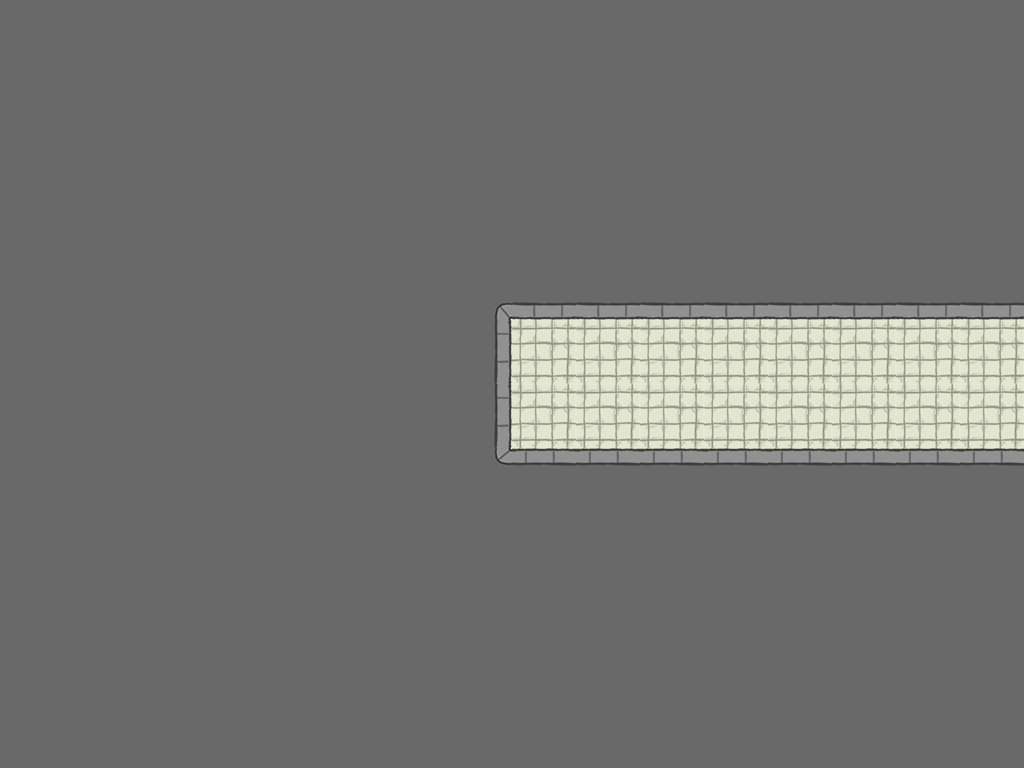

Tiled map render using the project's own tile images. Description and the whole map definition, tile-layer contents included, below:
An orthogonal 16x12 tile map with 64x64 px tiles, 1 tile layer (Tiles) and 4 objects (3x Ambient, Door).

<map version="1.0" orientation="orthogonal" width="16" height="12" tilewidth="64" tileheight="64">
 <tileset firstgid="1" name="tileset" tilewidth="64" tileheight="64">
  <image source="../TileSets/tileset.png" width="384" height="192" />
  <tile id="0">
   <properties>
    <property name="walkCost" value="100" />
   </properties>
  </tile>
  <tile id="1">
   <properties>
    <property name="walkCost" value="100" />
   </properties>
  </tile>
  <tile id="6">
   <properties>
    <property name="walkCost" value="100" />
   </properties>
  </tile>
 </tileset>
 <layer name="Tiles" width="16" height="12">
  <data>
   <tile gid="8" />
   <tile gid="8" />
   <tile gid="8" />
   <tile gid="8" />
   <tile gid="8" />
   <tile gid="8" />
   <tile gid="8" />
   <tile gid="8" />
   <tile gid="8" />
   <tile gid="8" />
   <tile gid="8" />
   <tile gid="8" />
   <tile gid="8" />
   <tile gid="8" />
   <tile gid="8" />
   <tile gid="8" />
   <tile gid="8" />
   <tile gid="8" />
   <tile gid="8" />
   <tile gid="8" />
   <tile gid="8" />
   <tile gid="8" />
   <tile gid="8" />
   <tile gid="8" />
   <tile gid="8" />
   <tile gid="8" />
   <tile gid="8" />
   <tile gid="8" />
   <tile gid="8" />
   <tile gid="8" />
   <tile gid="8" />
   <tile gid="8" />
   <tile gid="8" />
   <tile gid="8" />
   <tile gid="8" />
   <tile gid="8" />
   <tile gid="8" />
   <tile gid="8" />
   <tile gid="8" />
   <tile gid="8" />
   <tile gid="8" />
   <tile gid="8" />
   <tile gid="8" />
   <tile gid="8" />
   <tile gid="8" />
   <tile gid="8" />
   <tile gid="8" />
   <tile gid="8" />
   <tile gid="8" />
   <tile gid="8" />
   <tile gid="8" />
   <tile gid="8" />
   <tile gid="8" />
   <tile gid="8" />
   <tile gid="8" />
   <tile gid="8" />
   <tile gid="8" />
   <tile gid="8" />
   <tile gid="8" />
   <tile gid="8" />
   <tile gid="8" />
   <tile gid="8" />
   <tile gid="8" />
   <tile gid="8" />
   <tile gid="8" />
   <tile gid="8" />
   <tile gid="8" />
   <tile gid="8" />
   <tile gid="8" />
   <tile gid="8" />
   <tile gid="8" />
   <tile gid="17" />
   <tile gid="4" />
   <tile gid="4" />
   <tile gid="4" />
   <tile gid="4" />
   <tile gid="4" />
   <tile gid="4" />
   <tile gid="4" />
   <tile gid="4" />
   <tile gid="8" />
   <tile gid="8" />
   <tile gid="8" />
   <tile gid="8" />
   <tile gid="8" />
   <tile gid="8" />
   <tile gid="8" />
   <tile gid="5" />
   <tile gid="1" />
   <tile gid="1" />
   <tile gid="1" />
   <tile gid="1" />
   <tile gid="1" />
   <tile gid="1" />
   <tile gid="1" />
   <tile gid="1" />
   <tile gid="8" />
   <tile gid="8" />
   <tile gid="8" />
   <tile gid="8" />
   <tile gid="8" />
   <tile gid="8" />
   <tile gid="8" />
   <tile gid="5" />
   <tile gid="1" />
   <tile gid="1" />
   <tile gid="1" />
   <tile gid="1" />
   <tile gid="1" />
   <tile gid="1" />
   <tile gid="1" />
   <tile gid="1" />
   <tile gid="8" />
   <tile gid="8" />
   <tile gid="8" />
   <tile gid="8" />
   <tile gid="8" />
   <tile gid="8" />
   <tile gid="8" />
   <tile gid="18" />
   <tile gid="3" />
   <tile gid="3" />
   <tile gid="3" />
   <tile gid="3" />
   <tile gid="3" />
   <tile gid="3" />
   <tile gid="3" />
   <tile gid="3" />
   <tile gid="8" />
   <tile gid="8" />
   <tile gid="8" />
   <tile gid="8" />
   <tile gid="8" />
   <tile gid="8" />
   <tile gid="8" />
   <tile gid="8" />
   <tile gid="8" />
   <tile gid="8" />
   <tile gid="8" />
   <tile gid="8" />
   <tile gid="8" />
   <tile gid="8" />
   <tile gid="8" />
   <tile gid="8" />
   <tile gid="8" />
   <tile gid="8" />
   <tile gid="8" />
   <tile gid="8" />
   <tile gid="8" />
   <tile gid="8" />
   <tile gid="8" />
   <tile gid="8" />
   <tile gid="8" />
   <tile gid="8" />
   <tile gid="8" />
   <tile gid="8" />
   <tile gid="8" />
   <tile gid="8" />
   <tile gid="8" />
   <tile gid="8" />
   <tile gid="8" />
   <tile gid="8" />
   <tile gid="8" />
   <tile gid="8" />
   <tile gid="8" />
   <tile gid="8" />
   <tile gid="8" />
   <tile gid="8" />
   <tile gid="8" />
   <tile gid="8" />
   <tile gid="8" />
   <tile gid="8" />
   <tile gid="8" />
   <tile gid="8" />
   <tile gid="8" />
   <tile gid="8" />
   <tile gid="8" />
   <tile gid="8" />
   <tile gid="8" />
   <tile gid="8" />
   <tile gid="8" />
   <tile gid="8" />
   <tile gid="8" />
   <tile gid="8" />
   <tile gid="8" />
   <tile gid="8" />
   <tile gid="8" />
   <tile gid="8" />
   <tile gid="8" />
   <tile gid="8" />
   <tile gid="8" />
   <tile gid="8" />
  </data>
 </layer>
 <objectgroup name="Objects" width="16" height="12">
  <object name="DoorYellow" type="Door" x="959" y="347" width="64" height="64">
   <properties>
    <property name="direction" value="right" />
    <property name="locked" value="0" />
   </properties>
  </object>
  <object name="Puddle" type="Ambient" x="521" y="330" width="64" height="64">
   <properties>
    <property name="imageName" value="puddle" />
   </properties>
  </object>
  <object name="Puddle" type="Ambient" x="617" y="364" width="64" height="64">
   <properties>
    <property name="imageName" value="puddle" />
   </properties>
  </object>
  <object name="Puddle" type="Ambient" x="766" y="325" width="64" height="64">
   <properties>
    <property name="imageName" value="puddle" />
   </properties>
  </object>
 </objectgroup>
</map>
